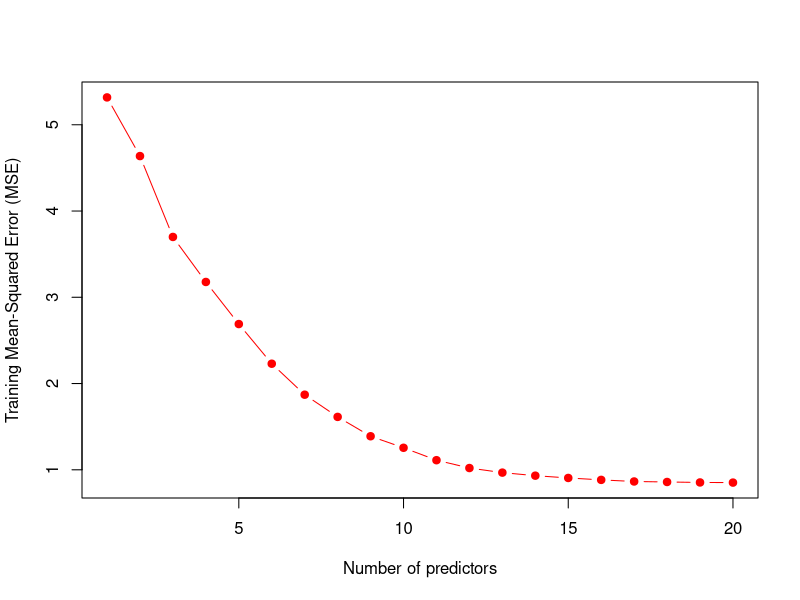
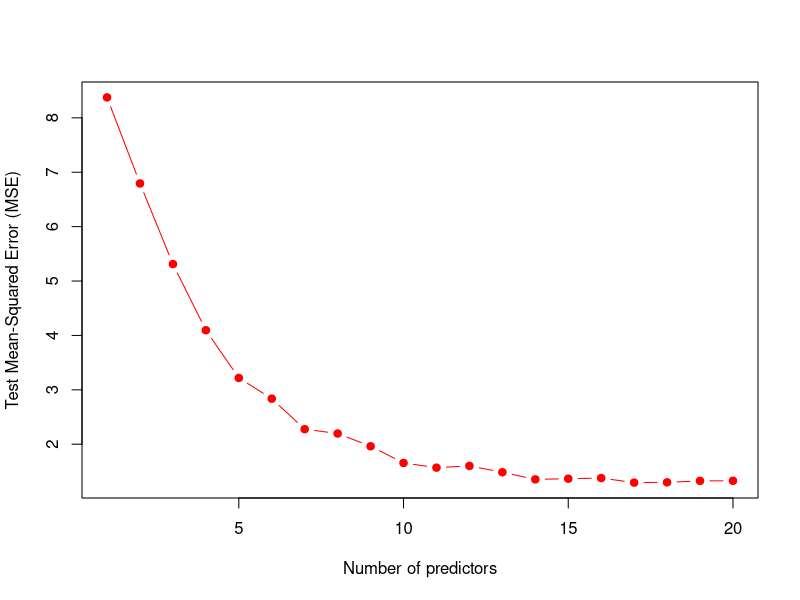
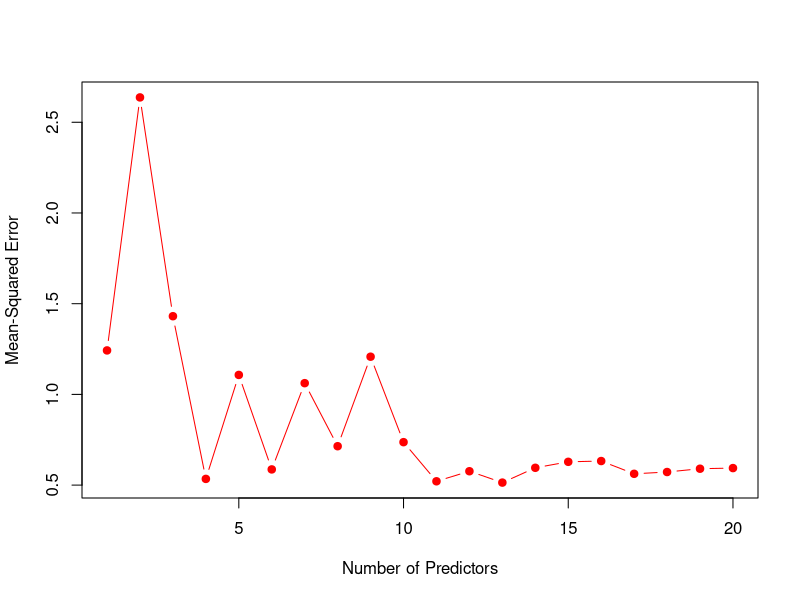

Recreate these plots in R, in order.
## ---- chunk 1
knitr::opts_chunk$set(echo = TRUE)
## ---- chunk 2
set.seed(144) #Ensure reproducible outputs for simulation

p = 20 # Declare feature and observation values
n = 1000

x = matrix(rnorm(n * p), n, p) #rnorm generates a vector which is reshaped to matrix (obs. vs. features)

b = rnorm(p) # Beta vector for model
randomCoefficients <- sample(1:length(b), 5)
b[randomCoefficients] = 0 #Randomly select 5 indices of b and set them to 0

eps = rnorm(n)

y = x %*% b + eps #Create linear model
## ---- chunk 3
training_set = sample(seq(n), 100, replace = FALSE) #Create training set of 100 obs.
test_set = sample(seq(n), 900, replace = FALSE) #Create test set of 900 obs.

x.training = x[training_set, ]
x.test = x[test_set, ]

y.training = y[training_set]
y.test = y[test_set]
## ---- chunk 4
library(leaps) #regsubsets import
#Contain training predictor and response into data frame
df_training <- data.frame(x=x.training, y=y.training)

training_matrix <- model.matrix(y ~ ., data=df_training, nvmax = p) #Construct matrix
best_subset <- regsubsets(y ~ ., data=df_training, nvmax = p) #Model selection

value_errs <- rep(NA, p) #Variable to store training MSE
 
for(i in 1:p) {
 coefficients <- coef(best_subset, id = i) #Obtain coefficients of model from i predictors
 pred <- training_matrix[,names(coefficients)] %*% coefficients #prediction value
 value_errs[i] <- mean((pred - y.training)^2) #training MSE
}

# Plot training MSE
plot(value_errs, xlab = "Number of predictors", ylab = "Training Mean-Squared Error (MSE)", pch = 19, type = "b", col = "red")

## ---- chunk 5
#Contain test predictor and response into data frame
df_test <- data.frame(x=x.test, y=y.test)

test_matrix <- model.matrix(y ~ ., data=df_test, nvmax = p) #Construct matrix
best_subset <- regsubsets(y ~ ., data=df_training, nvmax = p) #Model selection

value_errs <- rep(NA, p) #Variable to store test MSE
 
for(i in 1:p) {
 coefficients <- coef(best_subset, id = i) #Obtain coefficients of model from i predictors
 pred <- test_matrix[,names(coefficients)] %*% coefficients #prediction value
 value_errs[i] <- mean((pred - y.test)^2) #training MSE
}

# Plot test MSE
plot(value_errs, xlab = "Number of predictors", ylab = "Test Mean-Squared Error (MSE)", pch = 19, type = "b",col="red")

## ---- chunk 6
which.min(value_errs)
## ---- chunk 7
coef(best_subset, which.min(value_errs))
print(paste("The coefficients that we set to 0 in the true model are: ", list(randomCoefficients)))
## ---- chunk 8
value_errs = rep(NA, p) #Reset value errors
x_cols = colnames(x, do.NULL = FALSE, prefix = "x.") #Obtain column names of x matrix
 
for (i in 1:p) { # Iterate over models to find best one 
coefs = coef(best_subset, id = i) 
value_errs[i] = sqrt(sum((b[x_cols %in% names(coefs)] - coefs[names(coefs) %in% x_cols])^2) + sum(b[!(x_cols %in% names(coefs))])^2) #Formula given
}

#Display graph for minimized error
plot(value_errs, xlab = "Number of Predictors", ylab = "Mean-Squared Error", pch = 19, type = "b", col="red")
## ---- chunk 9
which.min(value_errs)
